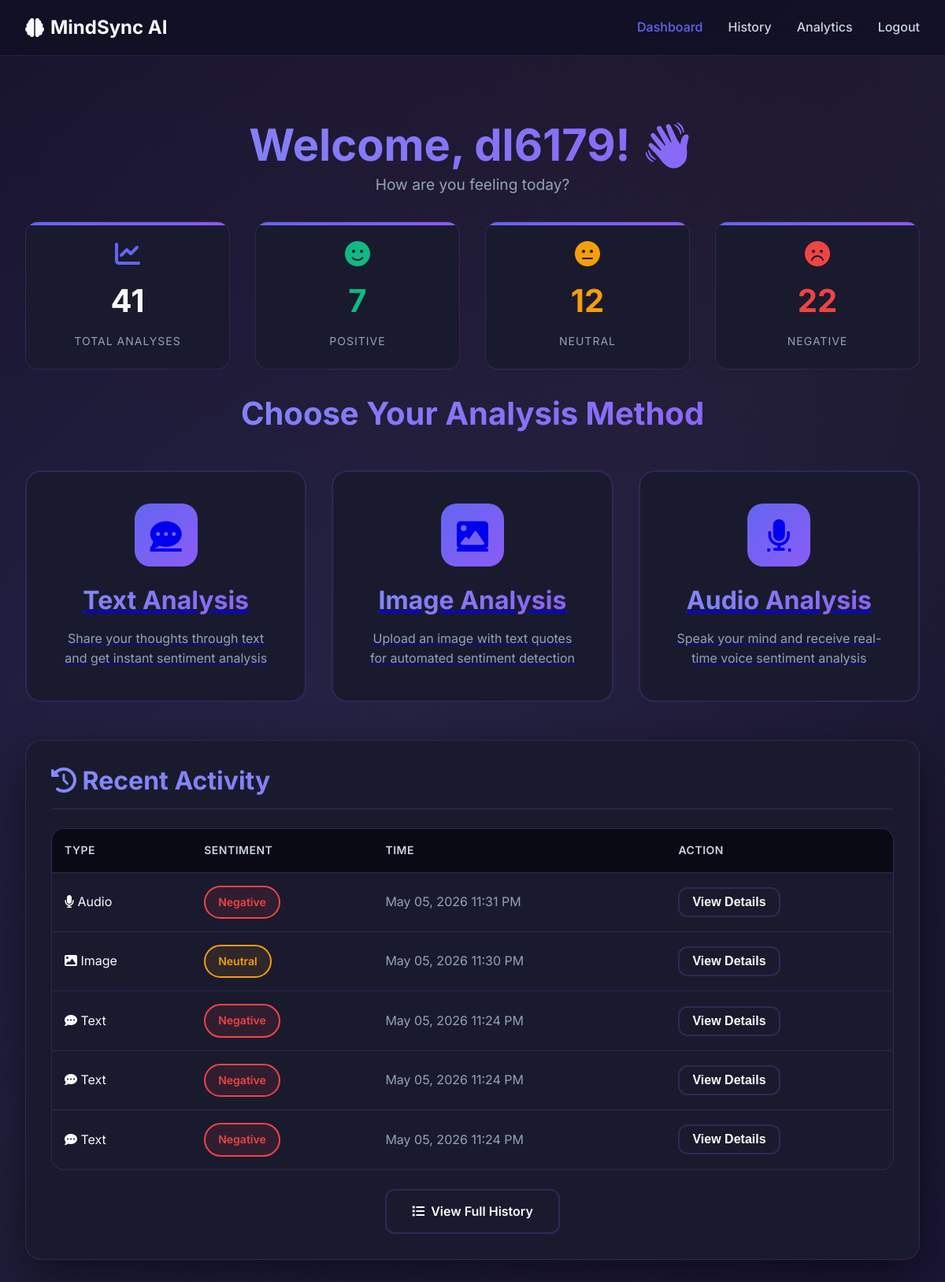
/dashboard (signed in), run on the app's committed database.
### models.py (models this page shows, shortened)
class User(UserMixin, db.Model):
    __tablename__ = 'users'
    id = db.Column(db.Integer, primary_key=True)
    email = db.Column(db.String(120), unique=True, nullable=False)
    password = db.Column(db.String(200), nullable=False)
    created_at = db.Column(db.DateTime, default=lambda: datetime.now(pytz.timezone('Asia/Kolkata')))
    predictions = db.relationship('Prediction', backref='user', lazy=True, cascade='all, delete-orphan')

class Prediction(db.Model):
    __tablename__ = 'predictions'
    id = db.Column(db.Integer, primary_key=True)
    user_id = db.Column(db.Integer, db.ForeignKey('users.id'), nullable=False)
    analysis_type = db.Column(db.String(50), nullable=False)  # text, image, audio
    input_data = db.Column(db.Text, nullable=False)
    sentiment = db.Column(db.String(50), nullable=False)  # positive, neutral, negative
    suggestion = db.Column(db.Text)
    email_sent = db.Column(db.Boolean, default=False)
    timestamp = db.Column(db.DateTime, default=lambda: datetime.now(pytz.timezone('Asia/Kolkata')))

### app.py (the view)
@app.route('/dashboard')
@login_required
def dashboard():
    total_analyses = Prediction.query.filter_by(user_id=current_user.id).count()
    positive_count = Prediction.query.filter_by(user_id=current_user.id, sentiment='positive').count()
    neutral_count = Prediction.query.filter_by(user_id=current_user.id, sentiment='neutral').count()
    negative_count = Prediction.query.filter_by(user_id=current_user.id, sentiment='negative').count()
    recent_predictions = Prediction.query.filter_by(user_id=current_user.id).order_by(Prediction.timestamp.desc()).limit(5).all()
    return render_template('dashboard.html',
                         total=total_analyses,
                         positive=positive_count,
                         neutral=neutral_count,
                         negative=negative_count,
                         recent=recent_predictions)

### app.py (called while the page is built)
@login_manager.user_loader
def load_user(user_id):
    return User.query.get(int(user_id))

### templates/dashboard.html (shortened to what this page needs)
{% extends "base.html" %}
{% block content %}
<section class="section">
    <div class="container">
        <div class="text-center mb-4">
            <h1>Welcome, {{ current_user.email.split('@')[0] }}! 👋</h1>
            <p style="font-size: 1.2rem; color: var(--text-muted);">How are you feeling today?</p>
        </div>
        <div class="grid grid-4 mb-4">
            <div class="stats-card">
                <i class="fas fa-chart-line" style="font-size: 2rem; color: var(--primary);"></i>
                <div class="stats-number">{{ total }}</div>
                <div class="stats-label">Total Analyses</div>
            </div>
            <div class="stats-card">
                <i class="fas fa-smile" style="font-size: 2rem; color: var(--success);"></i>
                <div class="stats-number stats-positive">{{ positive }}</div>
                <div class="stats-label">Positive</div>
            </div>
            <div class="stats-card">
                <i class="fas fa-meh" style="font-size: 2rem; color: var(--warning);"></i>
                <div class="stats-number stats-neutral">{{ neutral }}</div>
                <div class="stats-label">Neutral</div>
            </div>
            <div class="stats-card">
                <i class="fas fa-frown" style="font-size: 2rem; color: var(--danger);"></i>
                <div class="stats-number stats-negative">{{ negative }}</div>
                <div class="stats-label">Negative</div>
            </div>
        </div>
        <h2 class="text-center mb-4">Choose Your Analysis Method</h2>
        <div class="dashboard-options">
            <a href="{{ url_for('text_analysis') }}" class="option-card">
                <div class="option-icon">
                    <i class="fas fa-comment-dots"></i>
                </div>
                <h3>Text Analysis</h3>
                <p>Share your thoughts through text and get instant sentiment analysis</p>
            </a>
            <a href="{{ url_for('image_analysis') }}" class="option-card">
                <div class="option-icon">
                    <i class="fas fa-image"></i>
                </div>
                <h3>Image Analysis</h3>
                <p>Upload an image with text quotes for automated sentiment detection</p>
            </a>
            <a href="{{ url_for('audio_analysis') }}" class="option-card">
                <div class="option-icon">
                    <i class="fas fa-microphone"></i>
                </div>
                <h3>Audio Analysis</h3>
                <p>Speak your mind and receive real-time voice sentiment analysis</p>
            </a>
        </div>
        {% if recent %}
        <div class="card mt-4">
            <div class="card-header">
                <h3><i class="fas fa-history"></i> Recent Activity</h3>
            </div>
            <div class="card-body">
                <div class="table-container">
                    <table>
                        <thead>
                            <tr>
                                <th>Type</th>
                                <th>Sentiment</th>
                                <th>Time</th>
                                <th>Action</th>
                            </tr>
                        </thead>
                        <tbody>
                            {% for pred in recent %}
                            <tr>
                                <td>
                                    <i class="fas fa-{{ 'comment-dots' if pred.analysis_type == 'text' else 'image' if pred.analysis_type == 'image' else 'microphone' }}"></i>
                                    {{ pred.analysis_type.title() }}
                                </td>
                                <td>
                                    <span class="sentiment-badge sentiment-{{ pred.sentiment }}">
                                        {{ pred.sentiment.title() }}
                                    </span>
                                </td>
                                <td style="color: var(--text-muted);">
                                    {{ pred.timestamp.strftime('%b %d, %Y %I:%M %p') }}
                                </td>
                                <td>
                                    <button onclick="alert('Suggestion: {{ pred.suggestion[:50] }}...')" class="btn btn-secondary" style="padding: 0.5rem 1rem;">
                                        View Details
                                    </button>
                                </td>
                            </tr>
                            {% endfor %}
                        </tbody>
                    </table>
                </div>
                <div class="text-center mt-3">
                    <a href="{{ url_for('history') }}" class="btn btn-secondary">
                        <i class="fas fa-list"></i>
                        View Full History
                    </a>
                </div>
            </div>
        </div>
        {% endif %}
    </div>
</section>
{% endblock %}

### templates/base.html (shortened to what this page needs)
<!DOCTYPE html>
<html lang="en">
<head>
    <link rel="stylesheet" href="https://cdnjs.cloudflare.com/ajax/libs/font-awesome/6.4.0/css/all.min.css">
    <link rel="stylesheet" href="{{ url_for('static', filename='css/style.css') }}">
</head>
<body>
    {% if current_user.is_authenticated %}
    <nav class="navbar">
        <div class="container">
            <a href="{{ url_for('dashboard') }}" class="navbar-brand">
                <i class="fas fa-brain"></i>
                MindSync AI
            </a>
            <ul class="navbar-nav">
                <li><a href="{{ url_for('dashboard') }}" class="nav-link {% if request.endpoint == 'dashboard' %}active{% endif %}">Dashboard</a></li>
                <li><a href="{{ url_for('history') }}" class="nav-link {% if request.endpoint == 'history' %}active{% endif %}">History</a></li>
                <li><a href="{{ url_for('analytics') }}" class="nav-link {% if request.endpoint == 'analytics' %}active{% endif %}">Analytics</a></li>
                <li><a href="{{ url_for('logout') }}" class="nav-link">Logout</a></li>
            </ul>
        </div>
    </nav>
    {% endif %}
    <main>
        {% block content %}{% endblock %}
    </main>
</body>
</html>

### data on the page
User: email "dl6179"
Prediction: analysis_type "Audio", sentiment "Negative", timestamp "May 05, 2026 11:31 PM"
Prediction: analysis_type "Image", sentiment "Neutral", timestamp "May 05, 2026 11:30 PM"
Prediction: analysis_type "Text", sentiment "Negative", timestamp "May 05, 2026 11:24 PM"
Prediction: analysis_type "Text", sentiment "Negative", timestamp "May 05, 2026 11:24 PM"
Prediction: analysis_type "Text", sentiment "Negative", timestamp "May 05, 2026 11:24 PM"

### other printed values
{{ total }} "41"
{{ positive }} "7"
{{ neutral }} "12"
{{ negative }} "22"
